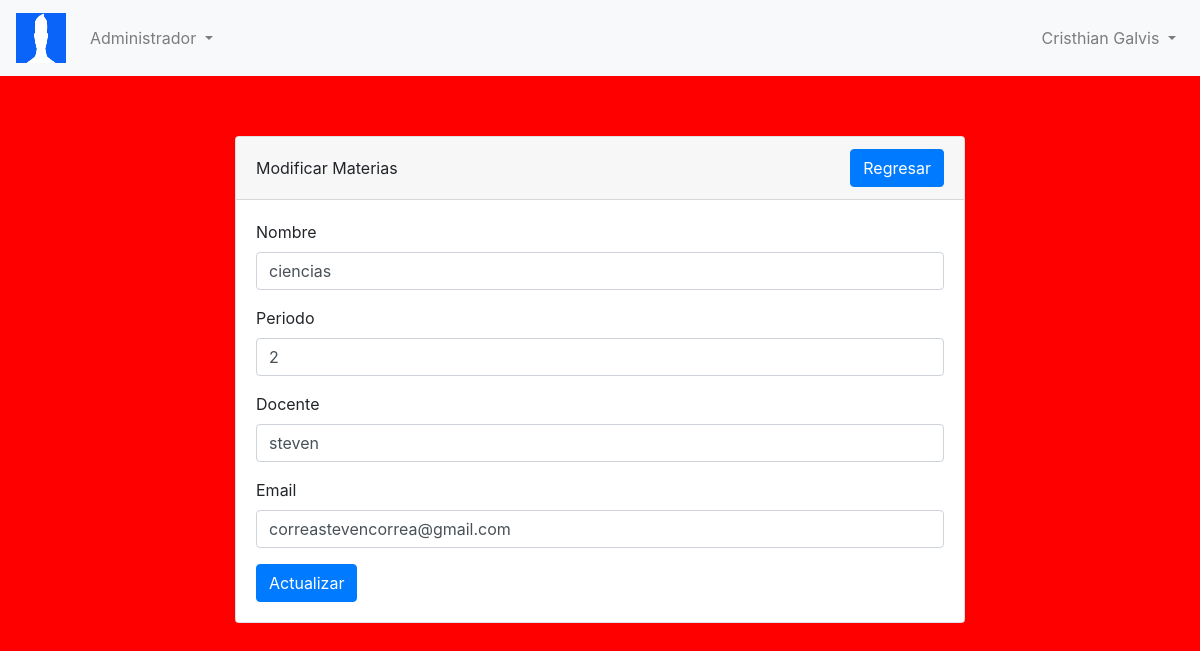
Screenshot of /modulos/materias/editMateria.php?id=1 (signed in) with the database file from the repository.
### tables this page shows
CREATE TABLE `materias` (
  `id` int(10) NOT NULL,
  `nombre` varchar(191) NOT NULL,
  `Periodo` int(10) NOT NULL,
  `Docente` varchar(191) NOT NULL,
  `Email` varchar(191) NOT NULL
);

### config/DBConect.php (called while the page is built, shortened)
<?php
    class Database {
        private static $dns = "mysql:host=localhost;dbname=colegio";
        private static $user = "root";
        private static $pass = "";
        private static $instance;
        public function __construct ()
        {
            $this->db = new PDO(self::$dns,self::$user,self::$pass);
        }
        public static function getInstance()
        {
            if(!isset(self::$instance))
            {
                self::$instance=new $object;
            }
            return self::$instance;
        }
        public function editMateria($id) {
            $conexion = Database::getInstance();
            $sql="SELECT id,nombre,periodo,docente,email from materias where id=:id";
            $result = $conexion->db->prepare($sql);
            $params = array("id" => $id);
            $result->execute($params);
            return $result;
        }
    }
?>

### modulos/materias/editMateria.php (the view, shortened to what this page needs)
<?php
    include_once("../../config/DBConect.php");
    $role = $_SESSION['sess_userrole'];
    $id = $_GET['id'];
    $conexion = new Database;
    $result = $conexion->editMateria($id);
    $mat_id = $mat_nombre = $mat_periodo = $mat_docente = $mat_email = "";
    foreach($result->fetchAll(PDO::FETCH_OBJ) as $r){
        $mat_nombre = $r->nombre;
        $mat_periodo = $r->periodo;
        $mat_docente = $r->docente;
        $mat_email = $r->email;
    }
?>
<!DOCTYPE html>
<html lang="en">
<head>
    <link href="../../bootstrap/css/bootstrap.min.css" rel="stylesheet" type="text/css">
    <link href="../../css/style.css" rel="stylesheet" type="text/css">
</head>
<body>
    <?php
        if($role=="1"){
            include_once('../../administrador/menu.php');
        }else if($role=="2"){
            include_once('../../profesores/menu.php');
        }
    ?>
    <div class="container">
        <div class="row justify-content-center">
            <div class="col-sm-8 col-xl-8">
                <div class="card">
                    <div class="card-header d-flex justify-content-between align-items-center">
                        Modificar Materias
                        <a href="<?= ROOT ?>modulos/materias/materias.php" class="btn btn-primary">Regresar</a>
                    </div>
                    <div class="card-body">
                        <form action="update.php" method="POST" name="forrol">
                            <div class="form-group">
                                <label for="nombre">Nombre</label>
                                <input type="text" class="form-control" id="nombre" name="nombre" value="<?= $mat_nombre ?>" required>
                            </div>
                            <div class="form-group">
                                <label for="periodo">Periodo</label>
                                <input type="text" class="form-control" id="periodo" name="periodo" value="<?= $mat_periodo ?>" required>
                            </div>
                            <div class="form-group">
                                <label for="docente">Docente</label>
                                <input type="text" class="form-control" id="docente" name="docente" value="<?= $mat_docente ?>" required>
                            </div>
                            <div class="form-group">
                                <label for="email">Email</label>
                                <input type="text" class="form-control" id="email" name="email" value="<?= $mat_email ?>" required>
                            </div>
                            <button type="submit" class="btn btn-primary">Actualizar</button>
                        </form>
                    </div>
                </div>
            </div>
        </div>
</body>
</html>

### css/style.css (style rules this page uses)
.container { margin-top: 5%; margin-bottom: 5%; }
body { background-color: red; }
.col-xl-8, .col-sm-8 { -ms-flex: 0 0 66.666667%; flex: 0 0 66.666667%; max-width: 100.666667%; }

### rows the page displays
materias: nombre "ciencias", periodo "2", docente "steven", email "correastevencorrea@gmail.com"

### other values shown
$_SESSION['sess_usernom'] "Cristhian"
$_SESSION['sess_userapel'] "Galvis"
